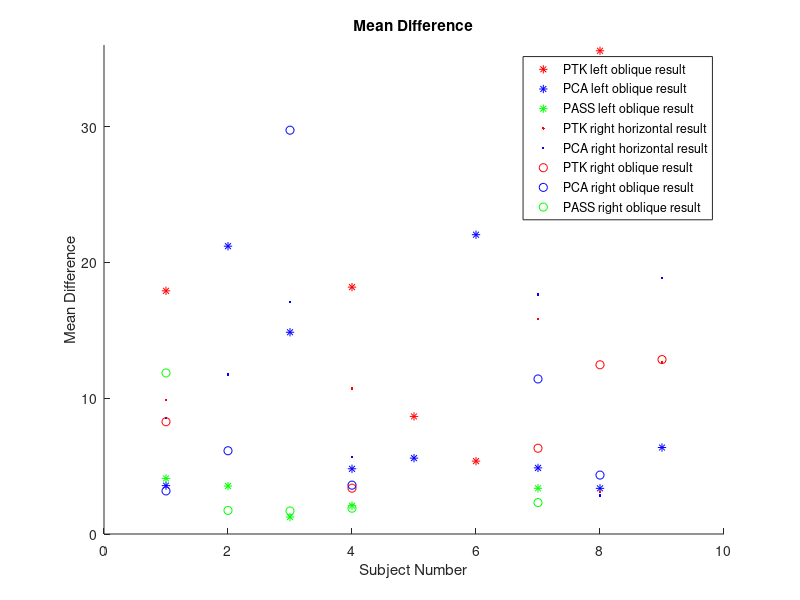
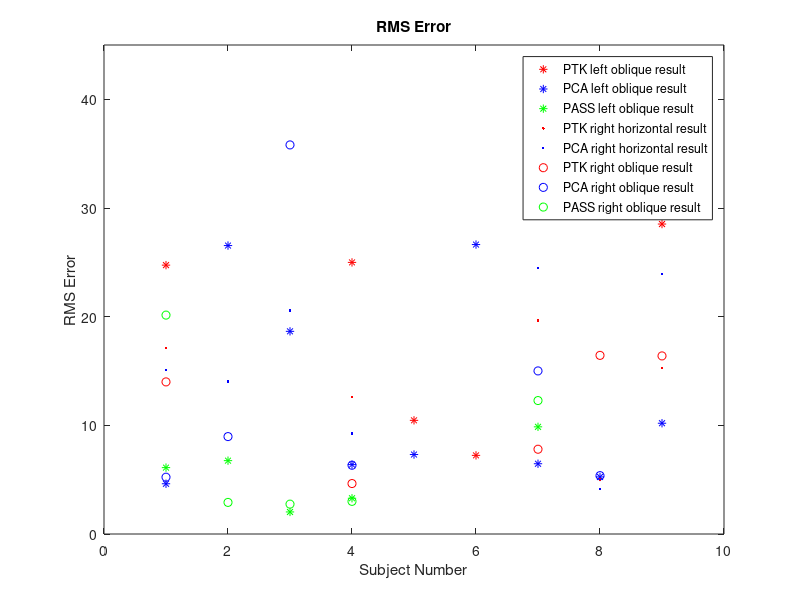
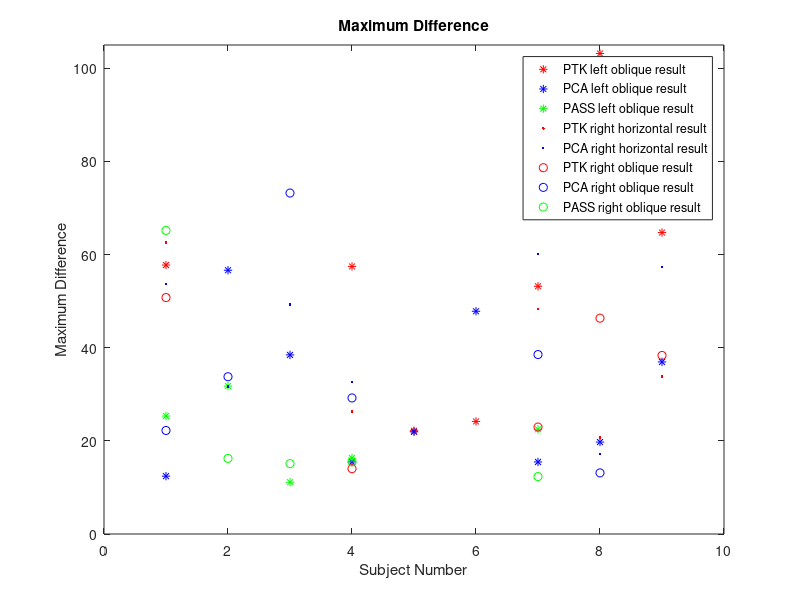
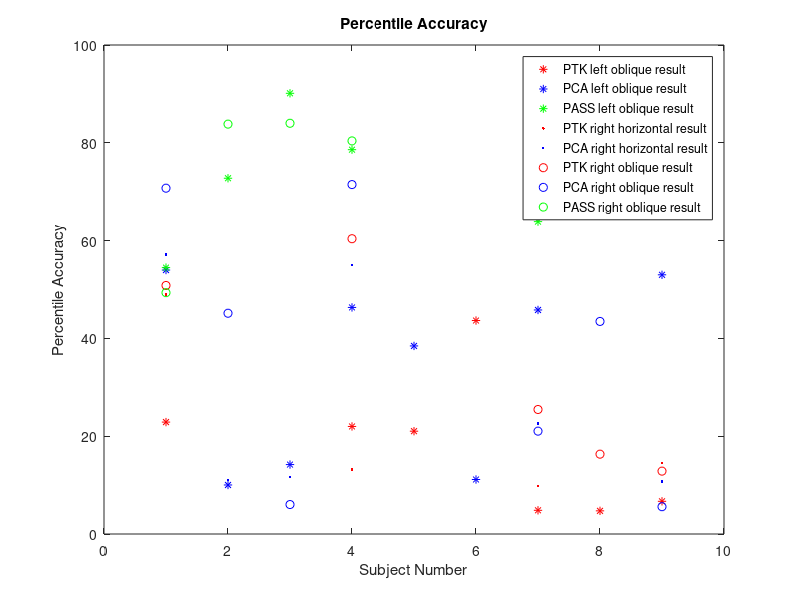

MATLAB code to generate these figures, in order:
% Draw result plot

% PCA quantititive evalute result
Mean_LO_PTK = [17.904,18.1751,8.6567,5.3659,26.4318,35.5746,24.2411];
Mean_RH_PTK = [9.886,10.7159,15.8492,3.0972,12.6338];
Mean_RO_PTK = [8.2649,3.372,6.314,12.4582,12.8422];

RMS_LO_PTK = [24.7427,24.9945,10.4593,7.2366,29.9982,42.4858,28.5243];
RMS_RH_PTK = [17.1379,12.5957,19.6569,5.0155,15.2877];
RMS_RO_PTK = [13.998,4.6433,7.8004,16.4376,16.3885];

Max_LO_PTK = [57.7531,57.4546,22.18,24.1718,53.1893,103.1807,64.7231];
Max_RH_PTK = [62.6056,26.3045,48.2703,20.7214,33.8222];
Max_RO_PTK = [50.7736,14.0212,22.9655,46.343,38.3399];

Pecentile_LO_PTK = [22.8856,21.9941,21.0256,43.6533,4.8458,4.7354,6.6852];
Pecentile_RH_PTK = [48.9796,13.1818,9.8726,70.3947,14.4737];
Pecentile_RO_PTK = [50.8287,60.3883,25.4613,16.3265,12.857];


% PCA quantititive evalute result
Mean_LO_PCA = [3.5613,21.1893,14.8524,4.8016,5.5852,22.0349,4.8661,3.3615,6.3658];
Mean_RH_PCA = [8.5591,11.7307,17.0663,5.6474,17.6433,2.8418,18.8296];
Mean_RO_PCA = [3.1716,6.1285,29.7278,3.5957,11.4149,4.3374,32.8244];

RMS_LO_PCA = [4.6234,26.5432,18.6501,6.386,7.3132,26.6356,6.466,5.2532,10.1936];
RMS_RH_PCA = [15.0701,14.0283,20.5715,9.2587,24.487,4.1387,23.9352];
RMS_RO_PCA = [5.2269,8.9638,35.8052,6.3271,15.0078,5.3719,37.1789];

Max_LO_PCA = [12.4225,56.6354,38.4564,15.4769,21.9485,47.8283,15.4702,19.7399,36.9453];
Max_RH_PCA = [53.6622,31.6452,49.2427,32.6672,60.0998,17.1443,57.2723];
Max_RO_PCA = [22.2269,33.767,73.2137,29.2138,38.5328,13.1226,79.7413];

Pecentile_LO_PCA = [53.9801,10.0257,14.1975,46.3343,38.4615,11.1455,45.815,67.9666,53.0067];
Pecentile_RH_PCA = [57.1429,11.0063,11.6,55,22.6115,71.0526,10.7216];
Pecentile_RO_PCA = [70.7182,45.1456,6.0264,71.4563,21.0332,43.4694,5.5866];

% PASS quantititive evalute result
Mean_LO_PASS = [4.0913,3.5302,1.2482,2.0858,3.367];
Mean_RH_PASS = [0];
Mean_RO_PASS = [11.8557,1.7349,1.6976,1.8994,2.3146];

RMS_LO_PASS = [6.1087,6.7501,2.0298,3.2908,9.8619];
RMS_RH_PASS = [0];
RMS_RO_PASS = [20.1435,2.9071,2.7483,3.0031,12.2809];

Max_LO_PASS = [25.3227,31.7553,11.1142,16.2964,22.4786];
Max_RH_PASS = [0];
Max_RO_PASS = [65.1836,16.2275,15.1116,15.4923,12.3344];

Pecentile_LO_PASS = [54.4776,72.7506,90.1235,78.5924,63.8767];
Pecentile_RH_PASS = [0];
Pecentile_RO_PASS = [49.3554,83.8188,83.9925,80.3883,73.0627];


% Draw the plot

figure();
hold on
plot([1,4,5,6,7,8,9],Mean_LO_PTK,'*r')
hold on
plot(1:9,Mean_LO_PCA,'*b')
hold on
plot([1,2,3,4,7],Mean_LO_PASS, '*g')
hold on
plot([1,4,7,8,9],Mean_RH_PTK,'.r')
hold on
plot([1,2,3,4,7,8,9],Mean_RH_PCA, '.b')
hold on
plot([1,4,7,8,9],Mean_RO_PTK,'or')
hold on
plot([1,2,3,4,7,8,9],Mean_RO_PCA, 'ob')
hold on
plot([1,2,3,4,7],Mean_RO_PASS, 'og')
axis([0 10 0 36]);
legend('PTK left oblique result', 'PCA left oblique result','PASS left oblique result','PTK right horizontal result', 'PCA right horizontal result',...
    'PTK right oblique result', 'PCA right oblique result','PASS right oblique result');
xlabel('Subject Number');
ylabel('Mean Difference');
title('Mean Difference');

figure();
plot([1,4,5,6,7,8,9],RMS_LO_PTK,'*r')
hold on
plot(1:9,RMS_LO_PCA, '*b')
hold on
plot([1,2,3,4,7],RMS_LO_PASS, '*g')
hold on
plot([1,4,7,8,9],RMS_RH_PTK,'.r')
hold on
plot([1,2,3,4,7,8,9],RMS_RH_PCA, '.b')
hold on
plot([1,4,7,8,9],RMS_RO_PTK,'or')
hold on
plot([1,2,3,4,7,8,9],RMS_RO_PCA, 'ob')
hold on
plot([1,2,3,4,7],RMS_RO_PASS, 'og')
axis([0 10 0 45]);
xlabel('Subject Number');
ylabel('RMS Error');
title('RMS Error');
legend('PTK left oblique result', 'PCA left oblique result','PASS left oblique result','PTK right horizontal result', 'PCA right horizontal result',...
    'PTK right oblique result', 'PCA right oblique result','PASS right oblique result');

figure();
plot([1,4,5,6,7,8,9],Max_LO_PTK,'*r')
hold on
plot(1:9,Max_LO_PCA, '*b')
hold on
plot([1,2,3,4,7],Max_LO_PASS, '*g')
hold on
plot([1,4,7,8,9],Max_RH_PTK,'.r')
hold on
plot([1,2,3,4,7,8,9],Max_RH_PCA, '.b')
hold on
plot([1,4,7,8,9],Max_RO_PTK,'or')
hold on
plot([1,2,3,4,7,8,9],Max_RO_PCA, 'ob')
hold on
plot([1,2,3,4,7],Max_RO_PASS, 'og')
axis([0 10 0 105]);
xlabel('Subject Number');
ylabel('Maximum Difference');
title('Maximum Difference');
legend('PTK left oblique result', 'PCA left oblique result','PASS left oblique result','PTK right horizontal result', 'PCA right horizontal result',...
    'PTK right oblique result', 'PCA right oblique result','PASS right oblique result');

figure();
plot([1,4,5,6,7,8,9],Pecentile_LO_PTK,'*r')
hold on
plot(1:9,Pecentile_LO_PCA, '*b')
hold on
plot([1,2,3,4,7],Pecentile_LO_PASS, '*g')
hold on
plot([1,4,7,8,9],Pecentile_RH_PTK,'.r')
hold on
plot([1,2,3,4,7,8,9],Pecentile_RH_PCA, '.b')
hold on
plot([1,4,7,8,9],Pecentile_RO_PTK,'or')
hold on
plot([1,2,3,4,7,8,9],Pecentile_RO_PCA, 'ob')
hold on
plot([1,2,3,4,7],Pecentile_RO_PASS, 'og')
axis([0 10 0 100]);
xlabel('Subject Number');
ylabel('Percentile Accuracy');
title('Percentile Accuracy');
legend('PTK left oblique result', 'PCA left oblique result','PASS left oblique result','PTK right horizontal result', 'PCA right horizontal result',...
    'PTK right oblique result', 'PCA right oblique result','PASS right oblique result');

